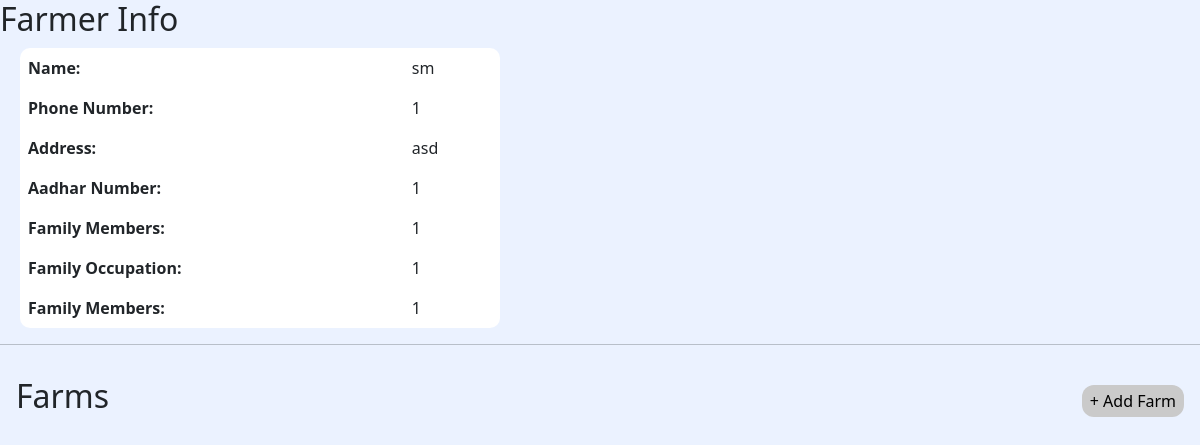
The page /farmer_details/4 on the database as committed earlier.
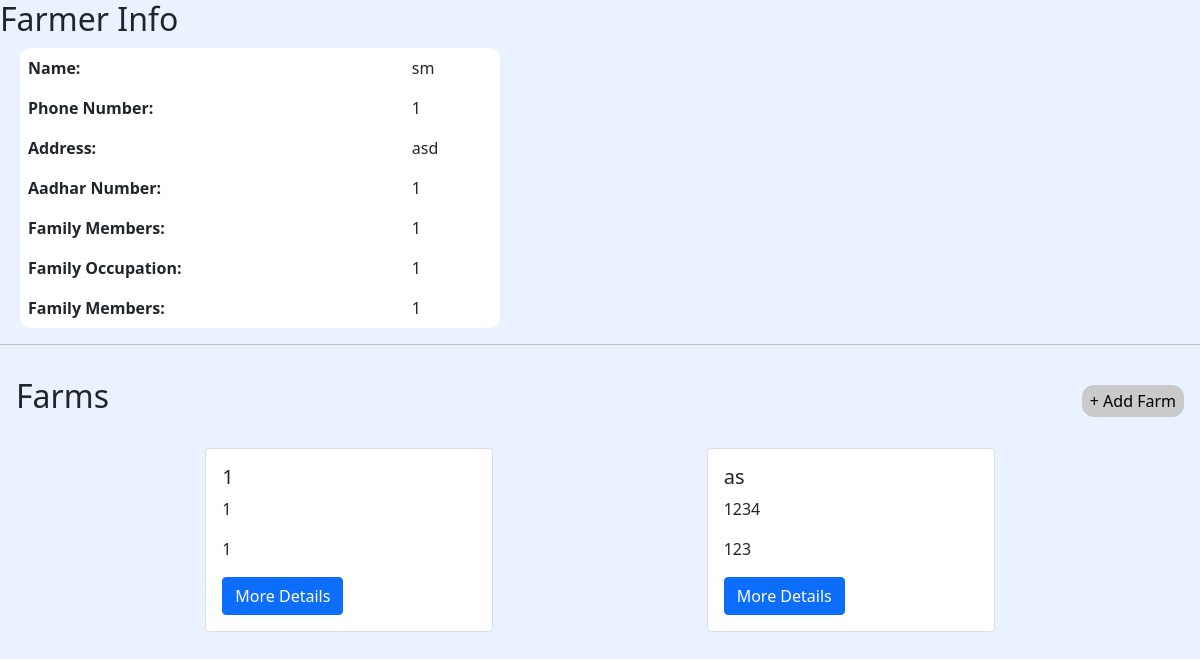
The same page on the database as committed later.
### adminaccess/models.py (models this page shows)
class Farm_info(models.Model):
    farmer_id = models.IntegerField()
    farm_nick_name = models.CharField(max_length=50, blank=True, null=True)
    farm_space = models.IntegerField()
    geo_location = models.CharField(max_length=50, blank=True, null=True)
    farm_village = models.CharField(max_length=50, blank=True, null=True)
    khata_no = models.CharField(max_length=50, blank=True, null=True)
    who_caretaker = models.CharField(max_length=50, blank=True, null=True)
    caretaker = models.CharField(max_length=50, blank=True, null=True)
    caretaker_phone_number = models.IntegerField(blank=True, null=True)
    soil_type = models.CharField(max_length=50, blank=True, null=True)
    water_source = models.CharField(max_length=50, blank=True, null=True)
    water_type = models.CharField(max_length=50, blank=True, null=True)
    water_season = models.CharField(max_length=50, blank=True, null=True)

### adminaccess/views.py (the view)
# urls.py: path('farmer_details/<int:Id>', views.view_farmer, name="farmer_details"),
def view_farmer(request, Id):
    farmer = Farmer.objects.filter(id = Id)[0]
    farm_info = Farm_info.objects.filter(farmer_id = Id)
    print(farm_info)
    data = {'farmer':farmer, 'farm_info':farm_info}
    return render(request, 'forms/farmer_details.html',data)

### templates/forms/farmer_details.html (shortened to what this page needs)
<!DOCTYPE html>
<html lang="en">
<head>
    {% load static %}
    <link href="https://cdn.jsdelivr.net/npm/bootstrap@5.1.3/dist/css/bootstrap.min.css" rel="stylesheet">
    <link rel="stylesheet" href="{% static 'createuser.css' %}">
</head>
<body>
    <h2>Farmer Info</h2>
    <table class="table table-borderless table-width-40 farmer_detail">
        <tbody>
          <tr>
            <th scope="row">Name:</th>
            <td>{{farmer.name}}</td>
          </tr>
          <tr>
            <th scope="row">Phone Number:</th>
            <td>{{farmer.phone_number}}</td>
          </tr>
          <tr>
            <th scope="row">Address:</th>
            <td>{{farmer.address}}</td>
          </tr>
          <tr>
            <th scope="row">Aadhar Number:</th>
            <td>{{farmer.aadhar_number}}</td>
          </tr>
          <tr>
            <th scope="row">Family Members:</th>
            <td>{{farmer.family_members}}</td>
          </tr>
          <tr>
            <th scope="row">Family Occupation:</th>
            <td>{{farmer.family_occupation}}</td>
          </tr>
          <tr>
            <th scope="row">Family Members:</th>
            <td>{{farmer.family_members}}</td>
          </tr>
        </tbody>
      </table>
      <hr/>
      <div class="d-flex justify-content-between p-3">
        <div class="h2">Farms</div>
        <div class="d-flex justify-content-center align-items-center">
            <a href="/Farm_info/{{farmer.id}}" class="add_btn">+ Add Farm</a>
        </div>
    </div>
    <div class="d-flex justify-content-evenly flex-wrap">
    {% for farm in farm_info %}
      <div class="card m-2" style="width: 18rem;">
        <div class="card-body">
          <h5 class="card-title">{{farm.farm_nick_name}}</h5>
          <p class="card-text">{{farm.caretaker}}</p>
          <p class="card-text">{{farm.caretaker_phone_number}}</p>
          <a href="#" class="btn btn-primary">More Details</a>
        </div>
      </div>
      {% endfor %}
    </div>
</body>
</html>

Rows that differ between the two databases and show on the page:
now on this page (row edited): Farm_info: farm_nick_name "1", caretaker "1", caretaker_phone_number "1"
added Farm_info: farm_nick_name "as", caretaker "1234", caretaker_phone_number "123"
